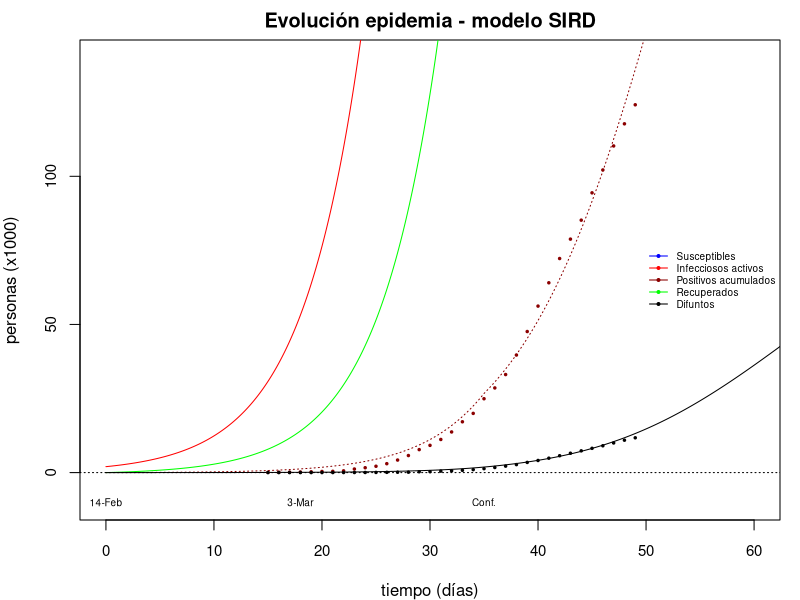

The R source for this figure:
# MODELO SIRD (modificado del de JMO)
# S (susceptibles), 
# I (infecciosos), 
# R (recuperados) 
# D (difuntos) 
# C (casos detectados acumulados)
#
# tiempo en días y las demás variables en millares de personas.

library(deSolve) # para usar la función "ode" http://biom300.weebly.com/simulating-disease-models-examples.html

# Paso 1: Sistemas de ecuaciones diferenciales en R
# Ojo porque este método ignora el retraso o latencia entre  la infección y la infeciosidad.
# Podemos resolver numericamente estos sistemas en R gracias a la función ode() del package deSolve
# Instalar con:
##  install.packages("deSolve")
# Se usa con la función with() function abajo:
sird_equations <- function(time, variables, parameters) {
  with(as.list(c(variables, parameters)), {
    dS <- -alpha(time) * I * S + gamma * R
    dI <- +alpha(time) * I * S - beta * I - delta*I
    dR <- +beta * I - gamma * R
    dD <- +delta * I
    dC <- +alpha(time) * I * S
    return(list(c(dS, dI, dR, dD, dC)))
  })
}

día_final_modelo=365
dia_cero_lbl = "14-Feb" #día correspondiente al inicio del modelo.
dia_primer_dato <- 15 #29 de febrero 2020, día del modelo correspondiente al día del primer dato (ver abajo)
dia_primera_muerte <- dia_primer_dato + 3
dia_primera_muerte_lbl="3-Mar"
dia_confinamiento <- dia_primer_dato + 20 #13-April onset of confinement and alpha2
dia_confinamiento_lbl="Conf."
# Datos reales de Covid-19 en España 
dias <- dia_primer_dato + seq(0, 34, by = 1) 
#Casos detectados en miles, de https://ourworldindata.org/coronavirus#confirmed-covid-19-cases-by-country
casos <- c(.083, #29 febrero
           .114,.151,.200,.261,.374,.430,.589,1.204,1.639,2.140,3.004,4.231,5.753,7.753, #hasta el 14 de marzo
           9.191,11.178,13.716,17.147,19.980,24.926,28.572,33.089,39.673,47.610,56.188,64.059,72.248,78.797, 85.195,
           94.417, 102.136, 110.238, 117.710, 124.136) #from April 1st
#Muertes en miles, https://ourworldindata.org/coronavirus#confirmed-covid-19-deaths-by-country
dead <- c(0.000, #29 febrero
          0.000,0.000,0.001,0.003,0.005,0.009, 0.019,0.028,0.036,0.050,0.084,0.121,0.136,0.288,
          0.309,0.491,0.598,0.767,1.002,1.326,1.720,2.182, 2.696,3.434,4.089,4.858,5.690,6.528, 7.340, 
          8.189, 9.053, 10.003, 10.935, 11.744) #from April 1st
datos <- data.frame (dias,casos,dead)

#Tiempos en que calcular las variables
tiempos <- seq(0, día_final_modelo, by = .1) #paso de 0.1 días


#PARÁMETROS
población <- 47000 #en miles de individuos
p <- 0.5 #proporción inicial de susceptibles
q <- .019 #.17 proporción de infecciosos que son detectados. Vò study: 89 positives nearly none knew.
S0 <- p*población #susceptibles iniciales [miles]
I0 <- 2.0  #infecciosos iniciales [miles]
R0 <- 0   #recuperados iniciales [miles]
D0 <- 0   #difuntos inciales [miles]
C0 <- I0*q  #casos iniciales


alpha1 <- 9.9e-6 #tasa capacidad de infeccion-transmision`` [/persona/dia]
alpha2 <- 8e-6 #tras el confinamiento
alpha <- function(time){if (time<dia_confinamiento){alpha1} else{alpha2}} 
beta <- .05      #tasa diaria de recuperación de infectados [/día]. Basado en los 14 días de recuperación media. Vò (Veneto): onl6 6 out of 89 remain infected after 9 days. Most were assymptomatic: https://www.theguardian.com/commentisfree/2020/mar/20/eradicated-coronavirus-mass-testing-covid-19-italy-vo?CMP=share_btn_tw
gamma <- 0e-3    #tasa diaria de recuperados que devienen susceptibles de nuevo [/día]
delta <- 3e-4  #tasa diaria de muerte de un infeccioso [/día]. 1.5e-4 basado en la letalidad del 0.2% https://www.cebm.net/covid-19/global-covid-19-case-fatality-rates/

parameters_values <- c(
  beta,
  delta    
)
#valores iniciales de las variables en un vector:
initial_values <- c(S = S0, I = I0, R = R0, D = D0, C = C0)



#Resolver numericamente el sistema:
sird_values <- ode(
  y = initial_values,
  times = tiempos,
  func = sird_equations,
  parms = parameters_values 
)


# Para ver los valores calculados:
sird_values
# Los ponemos en un data frame para usarlos con la función with()
sird_values <- as.data.frame(sird_values)
  

 
#Márgenes del gráfico  
par(mar=c(4,4,2,1))
#Gráfica general
with(sird_values, {
  plot(
    time, C*q, lty = 3, type = "l", col = "dark red",
    xlim = c(0,60), cex.axis=0.9,
    ylim = c(-10,140),
    xlab = "tiempo (días)", 
    ylab = "personas (x1000)",
    main = "Evolución epidemia - modelo SIRD"
  )
  lines(time, S, col = "blue")
  lines(time, I, col = "red")
  lines(time, R, col = "green")
  lines(time, D, col = "black")
  abline(a=0,b=0,lty = 3, col="black")
  #abline(v=33.5,col="blue")
  text(0,-10,dia_cero_lbl,cex=0.6,col="black")
  text(dia_primera_muerte,-10,dia_primera_muerte_lbl,cex=0.6,col="black")
  text(dia_confinamiento,-10,dia_confinamiento_lbl,cex=0.6,col="black")
  with(datos,points(dias, casos, pch = 20, cex=0.5,col = "dark red"))
  with(datos,points(dias, dead, pch = 20, cex=0.5,col = "black"))
})

#Leyenda:
legend("right", c("Susceptibles", "Infecciosos activos", "Positivos acumulados", "Recuperados","Difuntos"),
  col = c( "blue", "red", "dark red", "green", "black"), cex=0.6, lty = 1, bty = "n", pch=20)

cat("Final deaths:", max(sird_values$D), "k pp")


#REFS:
# https://reason.com/2020/04/03/what-we-should-have-learned-from-icelands-response-to-covid-19/
# https://www.statista.com/statistics/1106855/tested-and-confirmed-coronavirus-cases-in-iceland/
# https://www.cebm.net/covid-19/global-covid-19-case-fatality-rates/
# https://cleantechnica.com/2020/03/21/iceland-is-doing-science-50-of-people-with-covid-19-not-showing-symptoms-50-have-very-moderate-cold-symptoms/
# https://www.government.is/news/article/2020/03/15/Large-scale-testing-of-general-population-in-Iceland-underway/
# https://www.theguardian.com/commentisfree/2020/mar/20/eradicated-coronavirus-mass-testing-covid-19-italy-vo?CMP=share_btn_tw
